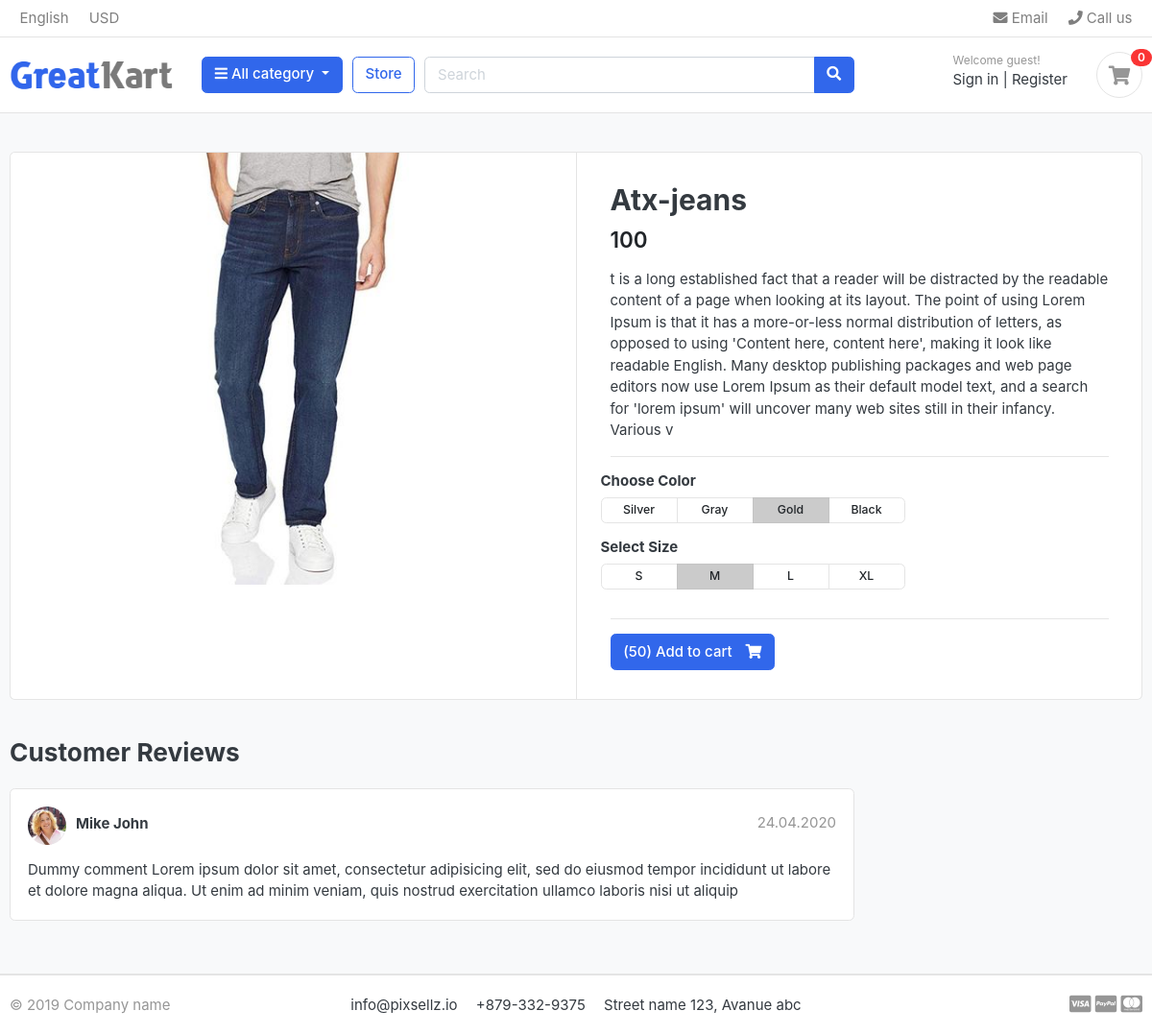
Page /store/jeans/atx-jeans/ on the committed database.
### store/models.py (models this page shows, shortened)
class Product(models.Model):
    name = models.CharField(max_length=100, unique=True)
    slug = models.SlugField(max_length=100, unique=True)
    description = models.TextField(max_length=500, blank=True)
    price = models.IntegerField()
    image = models.ImageField(upload_to = 'photo/products')
    stock = models.IntegerField()
    is_available = models.BooleanField(default=True)
    category = models.ForeignKey(Category, on_delete=models.CASCADE)
    created_date = models.DateTimeField(auto_now_add=True)
    modified_date = models.DateTimeField(auto_now=True)

### store/views.py (the view)
# urls.py: path('<slug:category_slug>/<slug:product_slug>/', product_detail, name="product_detail"),
def product_detail(request,category_slug,product_slug):
        product=get_object_or_404(Product,slug=product_slug,category__slug=category_slug)
        context={
            'product':product
        }
        return render(request,'product_detail.html',context)

### category/context_processors.py (called while the page is built)
def menu_links(request):
    categories = Category.objects.all()
    return dict(categories=categories)

### category/models.py (called while the page is built)
    def get_url(self):
        return  reverse('product_by_category',args=[self.slug])

### templates/product_detail.html
{% extends 'base.html' %}
{% load static %}
{% block content %}
<section class="section-content padding-y bg">
<div class="container">
<div class="card">
	<div class="row no-gutters">
		<aside class="col-md-6">
<article class="gallery-wrap">
	<div class="img-big-wrap">
	   <a href="#"><img src="{{ product.image.url }}"></a>
	</div>
</article>
		</aside>
		<main class="col-md-6 border-left">
<article class="content-body">
<h2 class="title">{{ product.name}}</h2>
<div class="mb-3">
	<var class="price h4">{{product.price}}</var>
</div>
<p>{{ product.description}}</p>
<hr>
	<div class="row">
		<div class="item-option-select">
			<h6>Choose Color</h6>
			<div class="btn-group btn-group-sm btn-group-toggle" data-toggle="buttons">
			  <label class="btn btn-light">
			    <input type="radio" name="radio_color"> Silver
			  </label>
			  <label class="btn btn-light">
			    <input type="radio" name="radio_color" > Gray
			  </label>
			  <label class="btn btn-light active">
			    <input type="radio" name="radio_color checked"> Gold
			  </label>
			  <label class="btn btn-light">
			    <input type="radio" name="radio_color"> Black
			  </label>
			</div>
		</div>
	</div>
	<div class="row">
		<div class="item-option-select">
			<h6>Select Size</h6>
			<div class="btn-group btn-group-sm btn-group-toggle" data-toggle="buttons">
			  <label class="btn btn-light">
			    <input type="radio" name="radio_color"> S
			  </label>
			  <label class="btn btn-light active">
			    <input type="radio" name="radio_color" checked> M
			  </label>
			  <label class="btn btn-light">
			    <input type="radio" name="radio_color"> L
			  </label>
			  <label class="btn btn-light">
			    <input type="radio" name="radio_color"> XL
			  </label>
			</div>
		</div>
	</div>
	<hr>
    {% if product.stock <= 0 %}
    <h5 class="text-danger">Out of stock</h5>
{% else %}
    <a href="{% url 'cart_add' product.id %}" class="btn  btn-primary">
    <span class="text">({{product.stock}}) Add to cart</span>
    <i class="fas fa-shopping-cart"></i> </a>
{% endif %}
</article>
		</main>
	</div>
</div>
<br>
<div class="row">
			<div class="col-md-9">
	<header class="section-heading">
		<h3>Customer Reviews </h3>
	</header>
	<article class="box mb-3">
		<div class="icontext w-100">
			<img src="{% static './images/avatars/avatar1.jpg' %}" class="img-xs icon rounded-circle">
			<div class="text">
				<span class="date text-muted float-md-right">24.04.2020 </span>
				<h6 class="mb-1">Mike John </h6>
			</div>
		</div>
		<div class="mt-3">
			<p>
				Dummy comment Lorem ipsum dolor sit amet, consectetur adipisicing elit, sed do eiusmod
				tempor incididunt ut labore et dolore magna aliqua. Ut enim ad minim veniam,
				quis nostrud exercitation ullamco laboris nisi ut aliquip
			</p>
		</div>
	</article>
	</div>
</div>
</div>
</section>
{% endblock content %}

### static/css/ui.css (style rules this page uses)
html { font-family: "Inter", sans-serif; font-size: 15px; }
.content-body { flex: 1 1 auto; padding: 2rem 2.3rem; }
.img-xs, .img-sm, .img-md, .img-lg { -o-object-fit: cover; object-fit: cover; flex-shrink: 0; flex-grow: 0; }
.img-xs { width: 40px; height: 40px; }
.padding-y { padding-top: 40px; padding-bottom: 40px; }
var { font-style: normal; }
article:after, .form-group:after { display: block; clear: both; content: ""; }
.bg { background-color: #f8f9fa; }
.section-heading { margin-bottom: 20px; margin-top: 15px; }
p:last-child { margin-bottom: 0; }
.btn-light { background-color: #fff; border-color: #e4e4e4; }
.btn .text + i { margin-left: 10px; }
.icontext { display: inline-flex; align-items: center; vertical-align: middle; }
.icontext .text { width: 100%; line-height: 1.2; }
.icontext .icon { position: relative; margin-right: 10px; flex-shrink: 0; flex-grow: 0; }
.price { font-weight: 600; color: #212529; }
.box { padding: 18px; background: #fff; border-radius: 0.37rem; border: 1px solid #e4e4e4; }
.box img { max-width: 100%; }
.gallery-wrap .img-big-wrap { margin-bottom: 10px; border-radius: 0.37rem; overflow: hidden; background-color: #fff; }
.gallery-wrap .img-big-wrap a { text-align: center; display: block; }
.gallery-wrap .img-big-wrap img { height: 450px; width: auto; display: inline-block; }
.item-option-select { margin-bottom: 1rem; display: inline-block; margin-right: 15px; }
.item-option-select .btn { min-width: 80px; }

### rows in the picture
Product: image (picture), name "Atx-jeans", price "100", description "t is a long established fact that a reader will be distracted by the readable content of a page when looking at its layout. The point of using Lorem Ipsum is that it has a more-or-less normal distribution of letters, as opposed to using 'Content here, content here', making it look like readable English. Many desktop publishing packages and web page editors now use Lorem Ipsum as their default model text, and a search for 'lorem ipsum' will uncover many web sites still in their infancy. Various v", stock "50"
